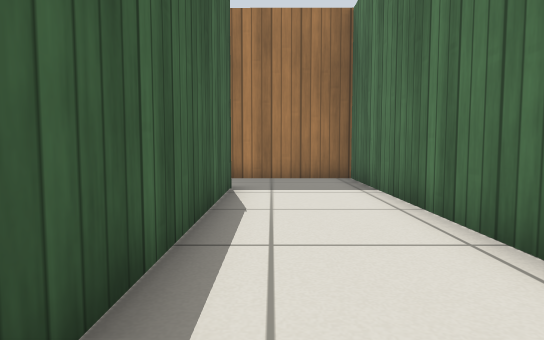
[1] (above)

21 first-person views from a walk through a world built for the Gazebo simulator. The camera is 0.5 m above the floor, tilts 4° down and sees 75° across. The floor is counted in squares, 0.5 m on a side. Each view is taken from the middle of a square. On the plan, view 1 faces up. The plan holds only what a view shows up to about 13 squares ahead; the rest is blank. Simple patterns stand in for the simulator's built-in surfaces.

[2]
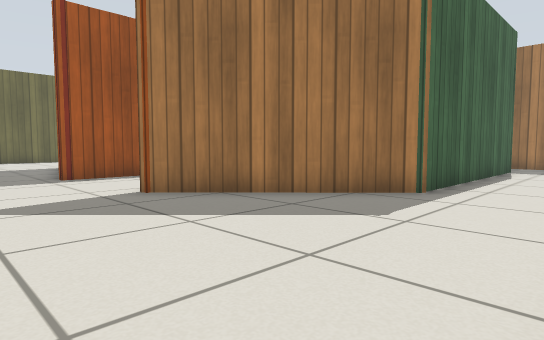

[3]
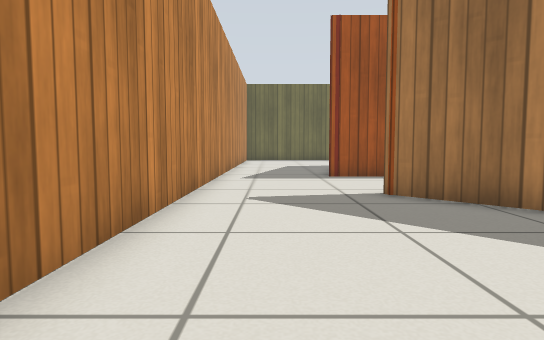

[4]
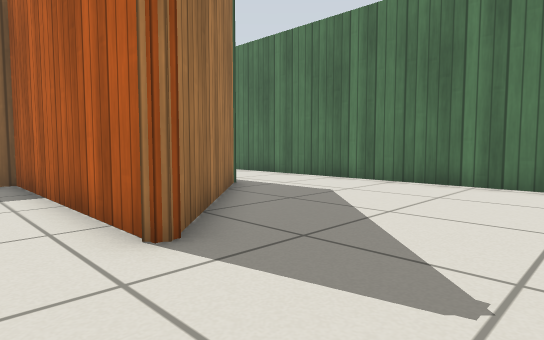

[5]
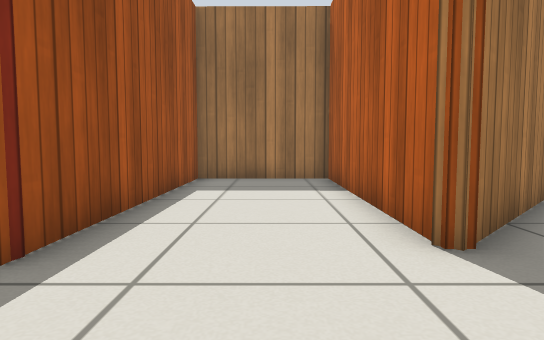

[6]
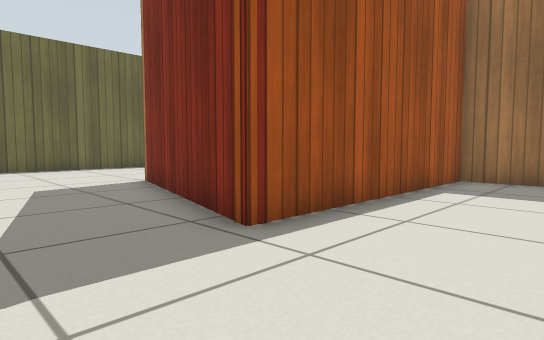

[7]
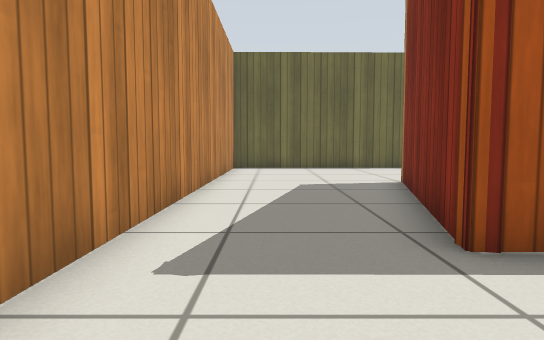

[8]
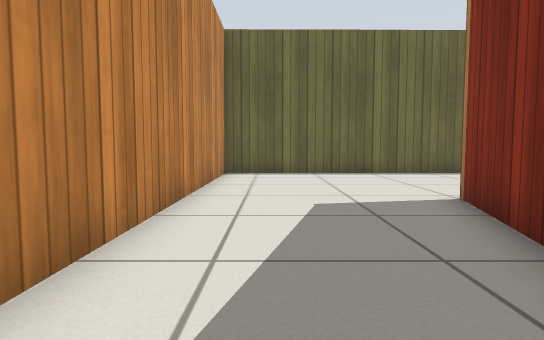

[9]
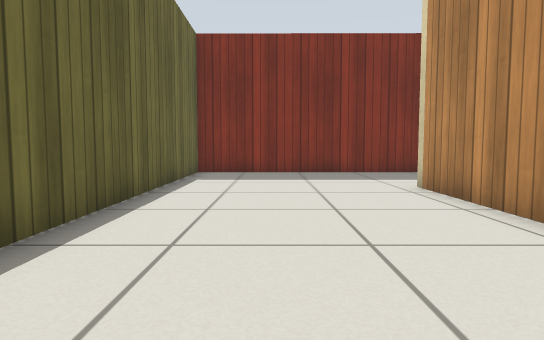

[10]
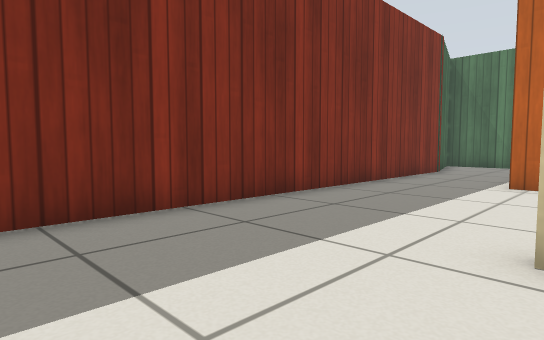

[11]
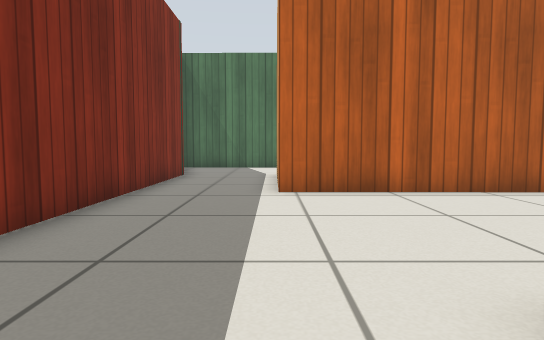

[12]
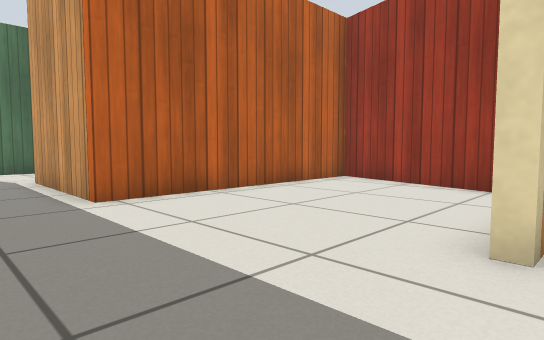

[13]
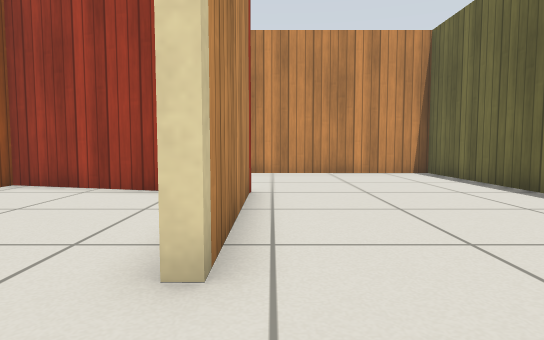

[14]
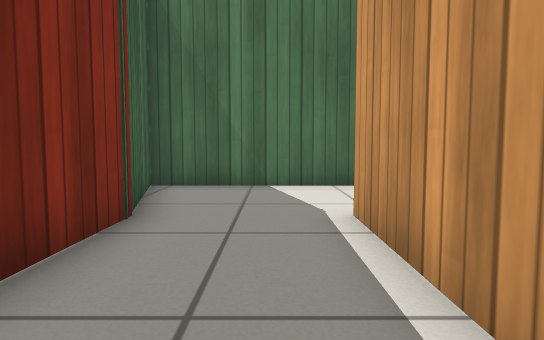

[15]
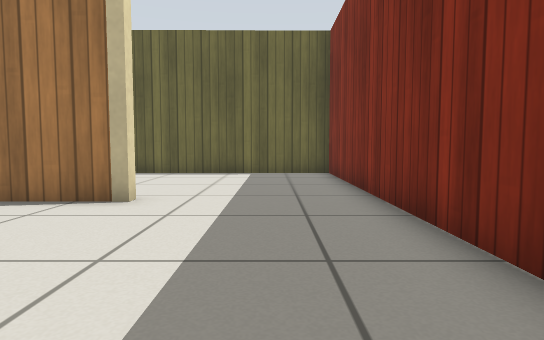

[16]
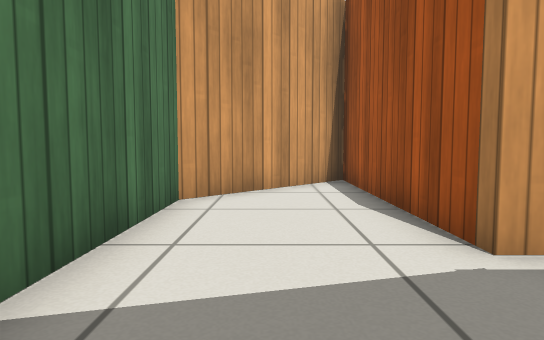

[17]
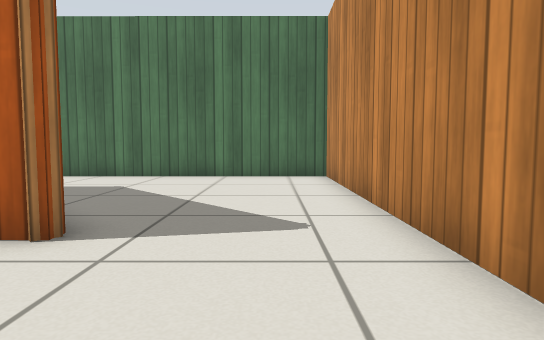

[18]
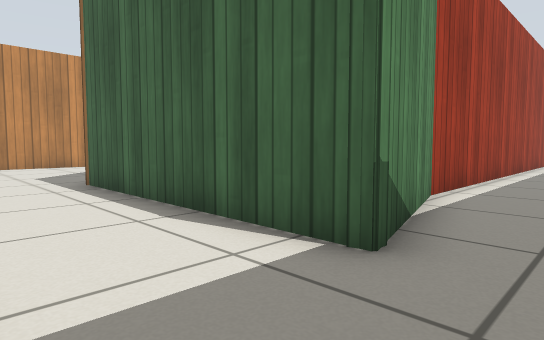

[19]
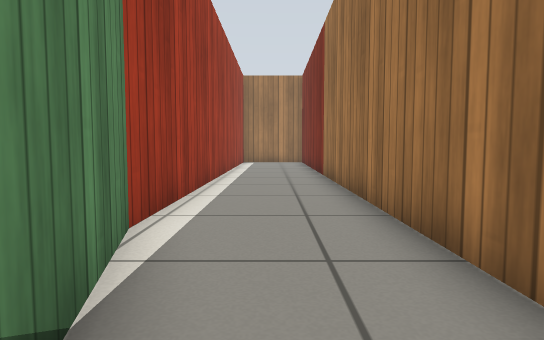

[20]
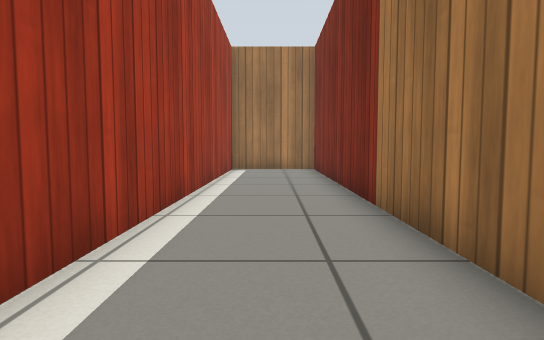

[21]
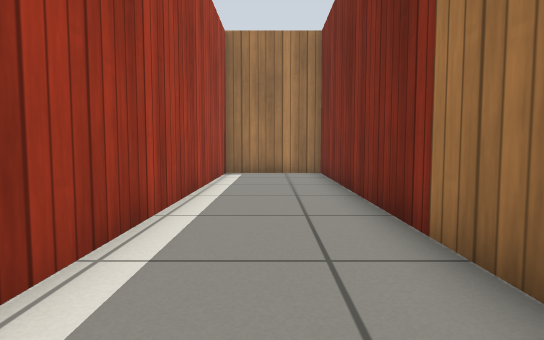

### Floor plan
Ten units are one square. View 1 is at (0, 0); x grows to the right and y downward. Boxes are objects, and circles mark ways between rooms. Rooms are numbered by the first view taken in them; rooms with no view inside come last. Other rooms are left out.
<svg viewBox="-223 -113 252 195">
<path fill="none" stroke="#000" d="M-52 -73 -10 -84 -9 -80M-49 37 -53 37 -53 -35 -92 -36 -92 42 -113 36M-14 -84 -10 -84 -10 -4 -53 39M-31 -107 -218 -108 -217 -74 -51 -73M-124 77 23 77 24 -107 -13 -107M-113 36 -155 25 -155 -26M-155 -70 -217 -70 -216 77 -124 77M-152 -26 -152 -2M-50 -70 -155 -70M-141 26 -95 38 -95 -39 -50 -38 -50 31 -13 -6 -13 -80 -54 -69"/>
<circle cx="-113" cy="60" r="3" fill="#2a7"/>
<circle cx="-150" cy="-45" r="3" fill="#2a7"/>
<text x="-60" y="-20">1</text>
<text x="-180" y="10">2</text>
<text x="-100" y="-30">3</text>
</svg>
Room 1 opens to room 2. Room 2 opens to room 3.

Where each view was taken, in squares from view 1:
view 1: 0 up, 0 right, facing up
view 2: 7 down, 2 right, facing up-left
view 3: 6 down, 2 right, facing left
view 4: 7 down, 7 left, facing up-right
view 5: 7 down, 7 left, facing up
view 6: 7 down, 6 left, facing up-left
view 7: 6 down, 6 left, facing left
view 8: 6 down, 9 left, facing left
view 9: 6 down, 19 left, facing up
view 10: 2 up, 19 left, facing up-right
view 11: 4 up, 17 left, facing right
view 12: 6 up, 16 left, facing down-right
view 13: 5 up, 16 left, facing down
view 14: 5 up, 10 left, facing right
view 15: 5 up, 9 left, facing left
view 16: 7 up, 3 left, facing down
view 17: 6 down, 9 left, facing right
view 18: 10 up, 2 right, facing down-left
view 19: 9 up, 1 left, facing left
view 20: 9 up, 7 left, facing left
view 21: 9 up, 9 left, facing left
